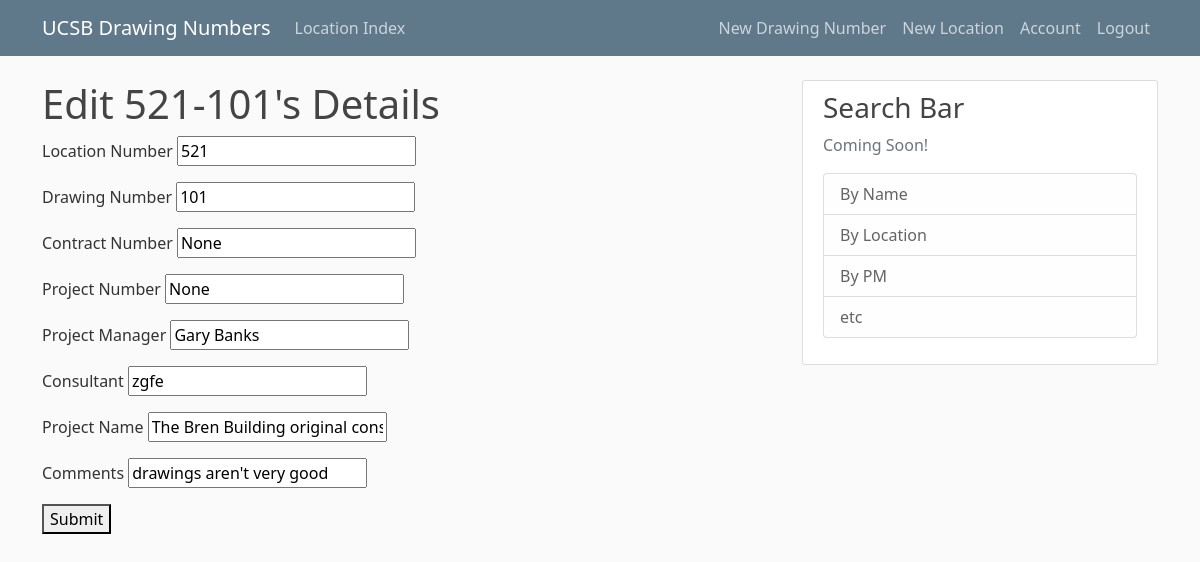
/2/edit/ (signed in), run on an earlier commit of the app's database.
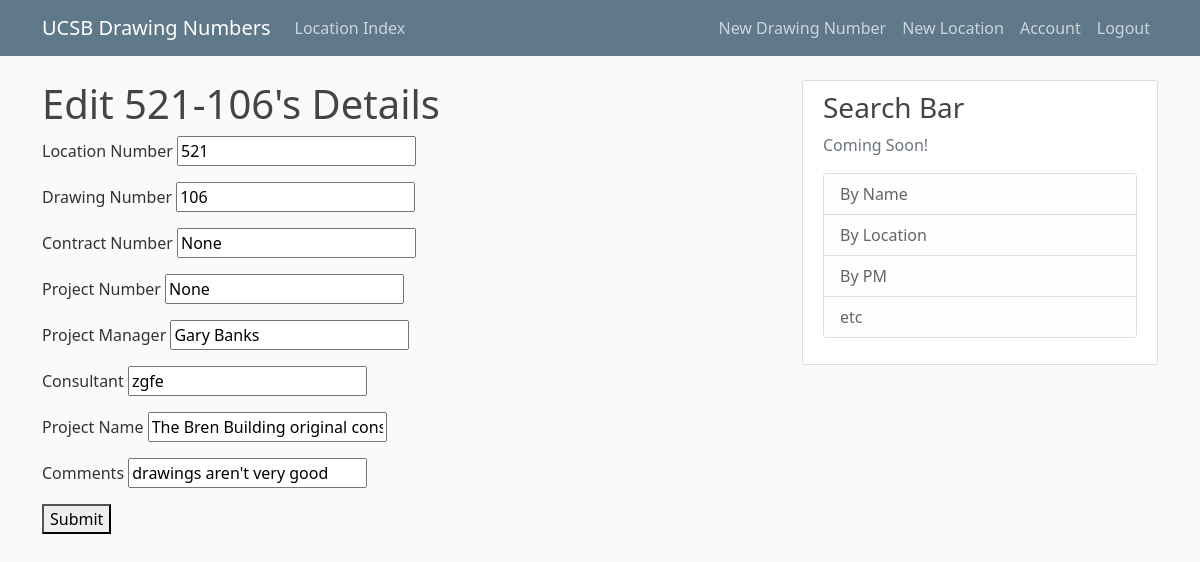
And on a later commit of the database.
### flaskdraw/models.py (models this page shows, shortened)
class Drawfile(db.Model):
    id = db.Column(db.Integer, primary_key=True)
    locnum = db.Column(db.Integer, db.ForeignKey("drawloc.locnum"), nullable=False)
    drawnum = db.Column(db.Integer, nullable=False)
    contractnum = db.Column(db.String(50), nullable=True)
    projectnum = db.Column(db.String(10), nullable=True)
    projectmngr = db.Column(db.String(100), nullable=True)
    mainconsult = db.Column(db.String(100), nullable=True)
    title = db.Column(db.Text, nullable=False)
    comments = db.Column(db.Text, nullable=True)
    date = db.Column(db.DateTime)

### flaskdraw/routes.py (the view, shortened to what this page needs)
@app.route("/<int:project_id>/edit/", methods=("GET", "POST"))
@login_required  # login required for this page
def edit(project_id):
    project = Drawfile.query.get_or_404(project_id)
    return render_template("edit.html", project=project)

### flaskdraw/models.py (called while the page is built)
@login_manager.user_loader
def load_user(user_id):
    return User.query.get(int(user_id))

### flaskdraw/templates/edit.html (shortened to what this page needs)
{% extends 'base.html' %}
{% block content %}
    <h1 style="width: 100%">
        Edit {{ project.locnum }}-{{ project.drawnum }}'s Details
    </h1>
    <form method="post">
        <p>
            <label for="locnum">Location Number</label>
            <input type="number" name="locnum"
                    value="{{ project.locnum }}"
                    >
        </p>
        <p>
            <label for="drawnum">Drawing Number</label>
            <input type="number" name="drawnum"
                    value="{{ project.drawnum }}"
                    >
        </p>
        <p>
            <label for="contractnum">Contract Number</label>
            <input type="text" name="contractnum"
                    value="{{ project.contractnum }}"
                    >
        </p>
        <p>
            <label for="projectnum">Project Number</label>
            <input type="text" name="projectnum"
                    value="{{ project.projectnum }}"
                    >
        </p>
        <p>
            <label for="projectmngr">Project Manager</label>
            <input type="text" name="projectmngr"
                    value="{{ project.projectmngr }}"
                    >
        </p>
        <p>
            <label for="mainconsult">Consultant</label>
            <input type="text" name="mainconsult"
                    value="{{ project.mainconsult }}"
                    >
        </p>
        <p>
            <label for="title">Project Name</label>
            <input type="text" name="title"
                    value="{{ project.title }}"
                    >
        </p>
        <p>
        <label for="comments">Comments</label>
        <input type="textarea" name="comments"
            value="{{ project.comments }}"
            >
        </p>
        <p>
            <button type="submit">Submit</button>
        </p>
    </form>
{% endblock content %}

What changed in the data, as far as the page shows it:
changed Drawfile "None": drawnum "101" → "106"
